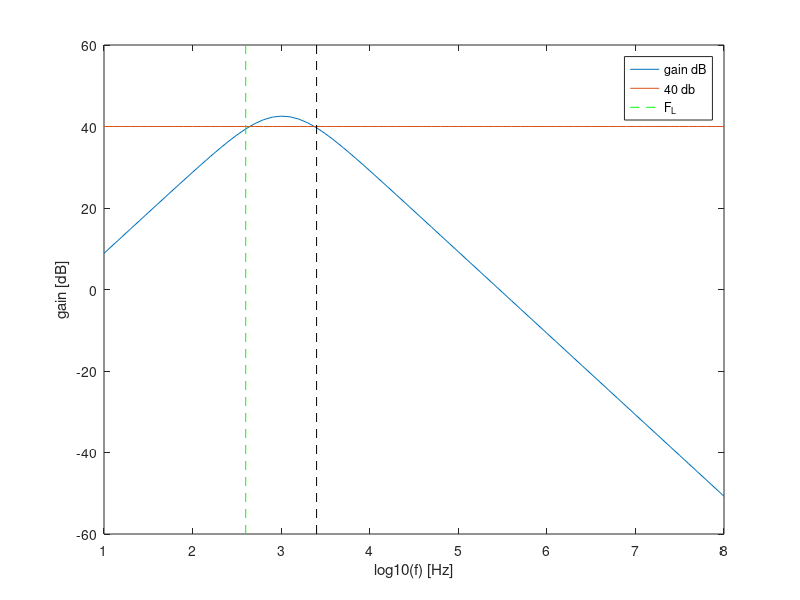

Source code (MATLAB):
%chosen components
R1=1*10^3
R2=1*10^3
R3=200*10^3
R4=1*10^3

C1=220*10^(-9)
C2=220*10^(-9)/2

%computing COST
costR=(R1+R2+R3+R4)/1000
costC=(C1+C2)*10^(6)

costR741=(1e3+50e3+1e3+5e3+50e3+50+50+25+7.5e3+4.5e5+39e3)/1000
costC741=(30*10^(-12))*10^(6)
cost741=costR741+costC741+22*0.1+1*0.1

COST=costR+costC+cost741

%computing input and output impedances
f=1000
w=2*pi*f
ZC1=1./(j*w*C1);
ZC2=1./(j*w*C2);
Zin=ZC1+R1;
Zout=1/(1/R2+1/ZC2);

%computing capacitor's impedances
f=1:0.1:8;;
w=2*pi*power(10,f);
%s=j*w;

ZC1=1./(j*w*C1);
ZC2=1./(j*w*C2);


%computing transfer function
fator1=R1./(R1+ZC1);
fator12=(1+R3/R4).*fator1;
T=abs(ZC2./(ZC2+R2).*fator12);
%converting gain (directly from transfer function to dB)
TdB=20*log10(T);




%computing maximum gain
max=max(TdB)

%computing cut off frequencies (finding out the frequency 3dB bellow the max gain)
flag1=0; 
flag2=0;
for i=1:length(f)
  if(flag1==0 && TdB(i)>=(max-3))
  lowf=f(i-1)
  lowF=power(10,lowf)
  wL=2*pi*power(10,lowf)
  flag1=1;
endif
  if((flag1==1) && (flag2==0) && (TdB(i)<(max-3)))
   highf=f(i-1)
   highF=power(10,highf)
   wH=2*pi*power(10,highf)
   flag2=1;
 endif 
endfor

%central frequency + deviation
fc=sqrt(lowF*highF)
wc=sqrt(wL*wH)
fdev=abs(1000-fc)

%gain + deviation
%40dB <=> 100 amplification
a=log10(fc)
b=int32(10*log10(fc)-10) %finding out iteration corresponding to the central frequency
gain = T(b)
gaindB=TdB(b)%so para ver
gaindev=abs(100-gain)

MERIT=1/(COST*gaindev*fdev+10^(-6))

figure;
plot(f,TdB);
hold on;
plot(f,40.+0*f);
hold on;
line ([lowf lowf], [-60 60], "linestyle", "--", "color", "g");
hold on;
line ([highf highf], [-60 60], "linestyle", "--", "color", "k");
legend("gain dB","40 db","F_L");
xlabel ("log10(f) [Hz]");
ylabel ("gain [dB]");
print ("T.eps", "-depsc");

tab=fopen("impedances.tex", "w");
fprintf(tab, "Input Impedance & %f Ohm \\\\ \\hline \n", Zin);
fprintf(tab, "Output Impedance & %f Ohm \\\\ \\hline \n", Zout);
fclose(tab);

tab=fopen("final.tex", "w");
fprintf(tab, "Gain DB & %f dB \\\\ \\hline \n", gaindB);
fprintf(tab, "Gain & %f \\\\ \\hline \n", gain);
fprintf(tab, "Bandwidth & %f Hz \\\\ \\hline \n", highF-lowF);
fprintf(tab, "Central Frequency & %f Hz \\\\ \\hline \n", fc);
fprintf(tab, "Frequency Deviation & %f Hz \\\\ \\hline \n", fdev);
fprintf(tab, "Gain Deviation & %f Hz\\\\ \\hline \n", gaindev);
fprintf(tab, "Cost & %f MU\\\\ \\hline \n", COST);
fprintf(tab, "Merit & %f\\\\ \\hline \n", MERIT);
fclose(tab);	
